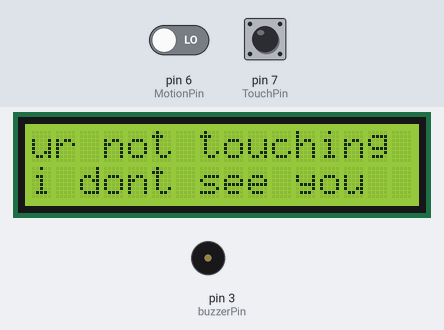
Bench run of a sketch on a simulated Arduino Uno, built with avr-gcc and run on an emulated ATmega328P. Parts: 16×2 character LCD, buzzer (waves = sounding). The inputs (shaded band) are chosen by the test bench; at power-on: pin 7 (TouchPin) LOW, pin 6 (MotionPin) LOW.

Above: at 1.2 s.
1.3 s: pin 7 (TouchPin) pulled HIGH for 0.15 s
At 1.4 s:
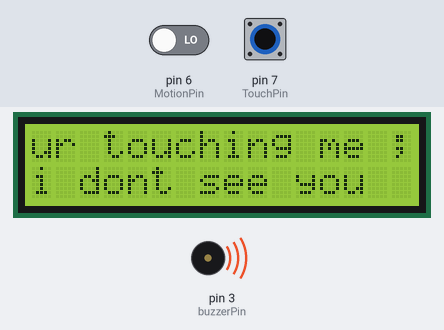
3.0 s: pin 6 (MotionPin) driven HIGH
At 4.2 s:
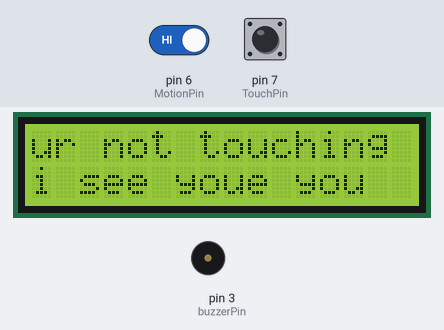
4.5 s: pin 7 (TouchPin) pulled HIGH for 1 s
At 5.3 s:
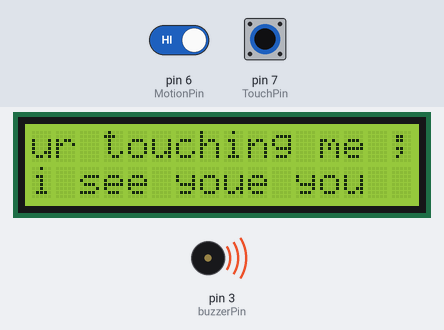
7.0 s: pin 7 (TouchPin) pulled HIGH for 3.2 s
At 10.21 s:
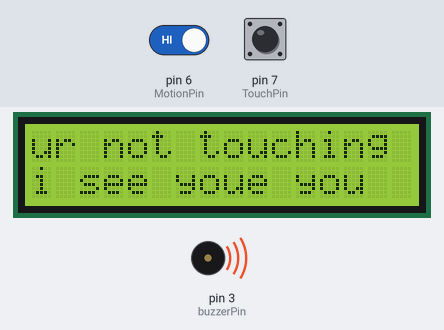
11.7 s: pin 6 (MotionPin) driven LOW
At 12.0 s:
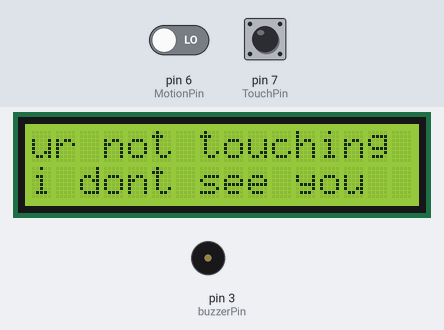
Timing chart, 0 to 14.2 s (numbered marks = the images above; inputs shaded):
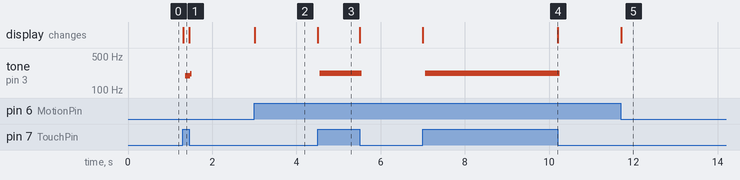

Measured:
- after the input at 1.3 s, tone on pin 3 (buzzerPin): silent → 195 Hz after 0.06 s, → 214 Hz 0.12 s later, → silent 0.04 s later; the display: changes at once (image 1)
- after the input at 3.0 s, the display: changes at once (image 2)
- after the input at 4.5 s, tone on pin 3 (buzzerPin): silent → 221 Hz after 0.05 s, → silent 1.0 s later; the display: changes at once (image 3)
- after the input at 7.0 s, tone on pin 3 (buzzerPin): silent → 221 Hz after 0.05 s, → silent 3.2 s later; the display: first changes at once (image 4 shows a later state)
- after the input at 11.7 s, the display: changes at once (image 5)

The sketch:

test_1.4_and_test_1.5.ino
```cpp
/* Name: touch_motion_sensor
 * Description: This file is used solely to test the functionality motion and touch sensors.
 * Note: Should probably make a switch case in order to better integrate later on.
 * When doing the Mocking test, the motion sensor is a bit flimsy.
 * May or may not take Motion sensor out of design due to attach/detach instructions. Needs further testing.
 * Date: 7/16/2021
 * The circuit:
 * LCD RS pin to digital pin 8
 * LCD Enable pin to digital pin 9
 * LCD D4 pin to digital pin 10
 * LCD D5 pin to digital pin 11
 * LCD D6 pin to digital pin 12
 * LCD D7 pin to digital pin 13
 * Touch sensor to digital pin 7
 * Motion sensor to digital pin 6
*/

// include the library code for LCD Screen:
#include <LiquidCrystal.h>

// initialize the library by associating any needed LCD interface pin
// with the arduino pin number it is connected to
LiquidCrystal lcd(8, 9, 10, 11, 12, 13);
const int TouchPin = 7;
const int MotionPin = 6;
int buzzerPin = 3;

void setup() {
  // define inputs and outputs
  pinMode(TouchPin, INPUT);
  pinMode(MotionPin, INPUT);
  pinMode(buzzerPin, OUTPUT);
  lcd.begin(16, 2);

}

void loop() {

  // variables to detect if touch for touch sensor, movement for motion sensor
  int sensorDetected = digitalRead(TouchPin);
  int motionDetected = digitalRead(MotionPin);

  // sensor is being touched, motion sensor detects movement
  if(sensorDetected == 1 && motionDetected == 1)
  {
    lcd.setCursor(0, 0);
    lcd.print("ur touching me ;)");
    lcd.setCursor(0, 1);
    lcd.print("i see you");
    digitalWrite(buzzerPin, HIGH);
    delay(1);
    digitalWrite(buzzerPin, LOW);
  }

  // sensor is being touched, motion sensor doesnt detect movement
  else if (sensorDetected == 1 && motionDetected == 0)
  {
    lcd.setCursor(0, 0);
    lcd.print("ur touching me ;)");
    lcd.setCursor(0, 1);
    lcd.print("i dont see you");
    digitalWrite(buzzerPin, HIGH);
    delay(1);
    digitalWrite(buzzerPin, LOW);
  }
  // sensor isnt being touched, motion sensor detects movement
  else if (sensorDetected == 0 && motionDetected == 1)
  {
    lcd.setCursor(0, 0);
    lcd.print("ur not touching me :(");
    lcd.setCursor(0, 1);
    lcd.print("i see you");
  }
  // sensor isnt being touched, motion sensor doesnt detects movement
  else
  {
    lcd.setCursor(0, 0);
    lcd.print("ur not touching me :(");
    lcd.setCursor(0, 1);
    lcd.print("i dont see you");
  }
}
```
